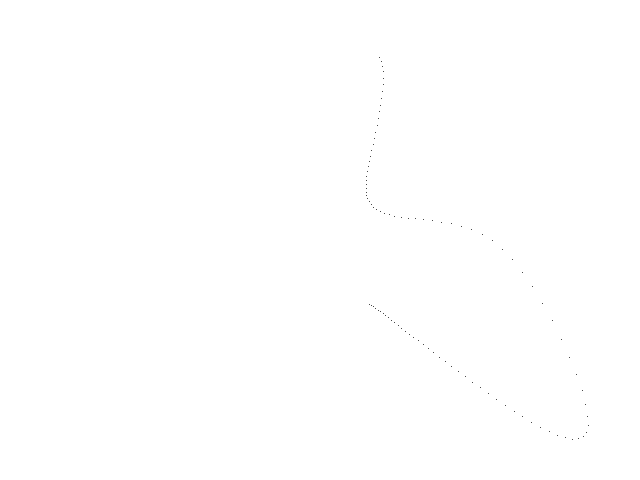
Frame 1 (no input)
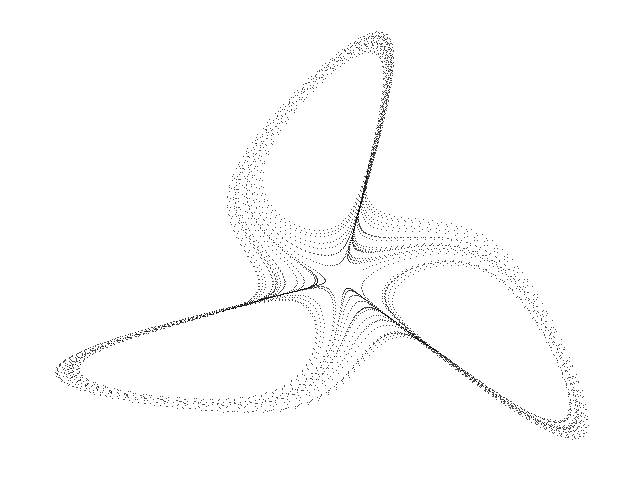
Frame 60 (the mouse pressed at the canvas centre just before this capture)
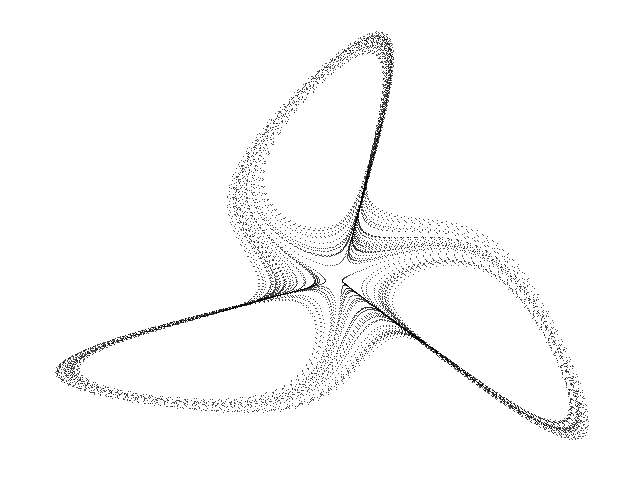
Frame 120 (the mouse held since frame 60 and released just before this capture)

The Processing sketch that drew these frames (run headless with seeded random() and noise(); from frame 60 on, the mouse is pressed at the canvas centre):

// Processing sketch: Lorenz_B
// ── Lorenz_B.pde
// Lorenz B chaotic attractor //

  float x = 1.0;
  float y = 1.0;
  float z = 1.0;
  float dt = 0.008;
  float h = 0.0;
  float a = 10.0;
  float b = 28.0;
  float c = 6.0;


void setup() {
  
  size(640, 480);
  background(255);
  
}

void draw() {
  
  for (int i=0; i<100; i++) {
    
    float nx = x;
    float ny = y;
    float nz = z;
    
    h = sqrt(pow(x, 2.0) + pow(y, 2.0));
    
    x = nx + dt * ((-(a + 1.0) * nx + (a - b + nz) * ny) / 3.0 + ((1.0 - a) * (pow(nx, 2.0) - pow(ny, 2.0)) + 2.0 * (b + a - nz) * nx * ny) / (3.0 * h));
    y = ny + dt * (((b - a - nz) * nx - (a + 1.0) * ny) / 3.0 + (2.0 * (a - 1.0) * nx * ny + (b + a - nz) * (pow(nx, 2.0) - pow(ny, 2.0))) / (3.0 * h));
    z = nz + dt * ((3.0 * pow(nx, 2.0) * ny - pow(ny, 3.0)) / 2.0 - c * nz);
  
    point(340 + (28 * x), 280 + (23 * y));
        
  }

}
